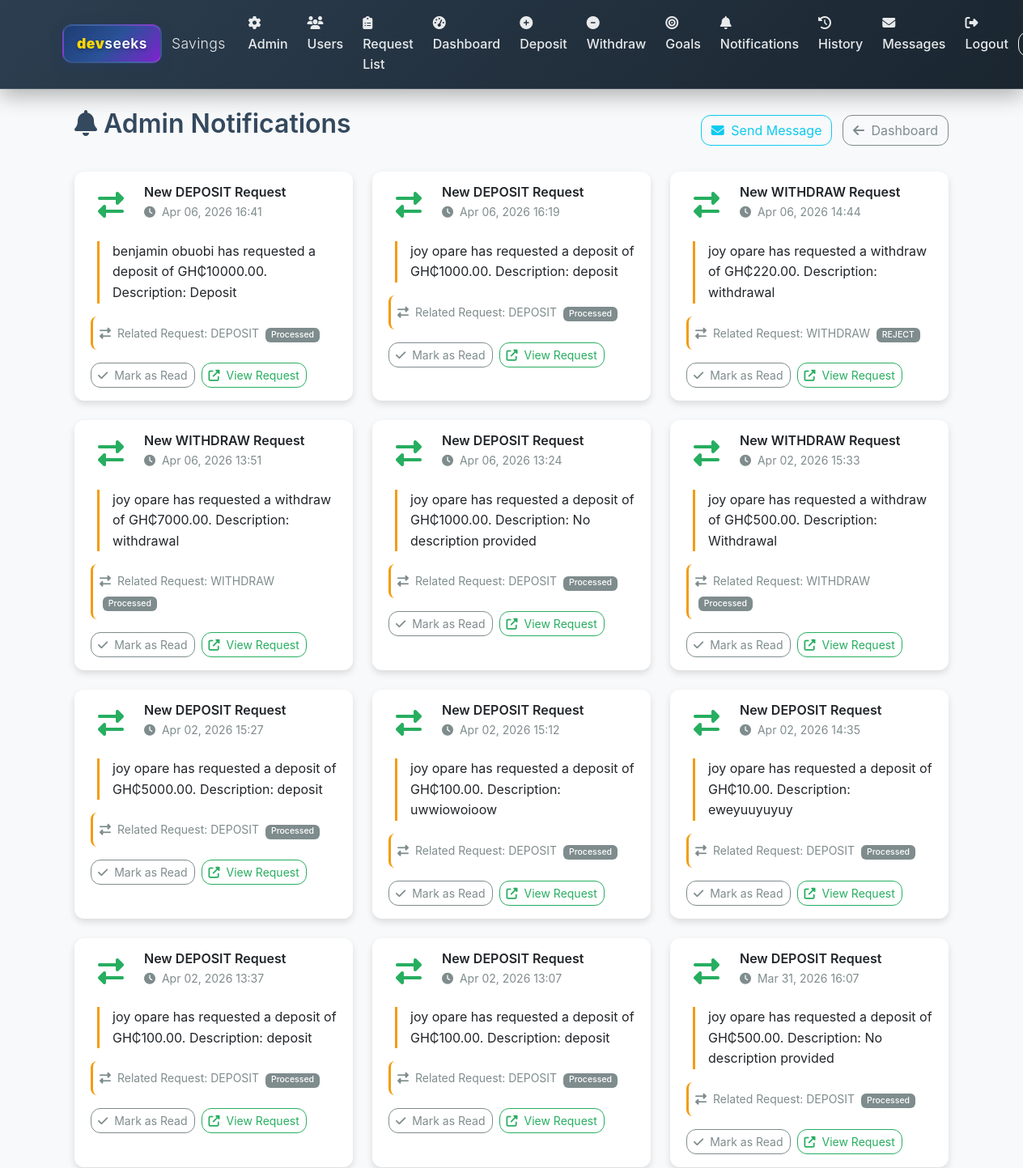
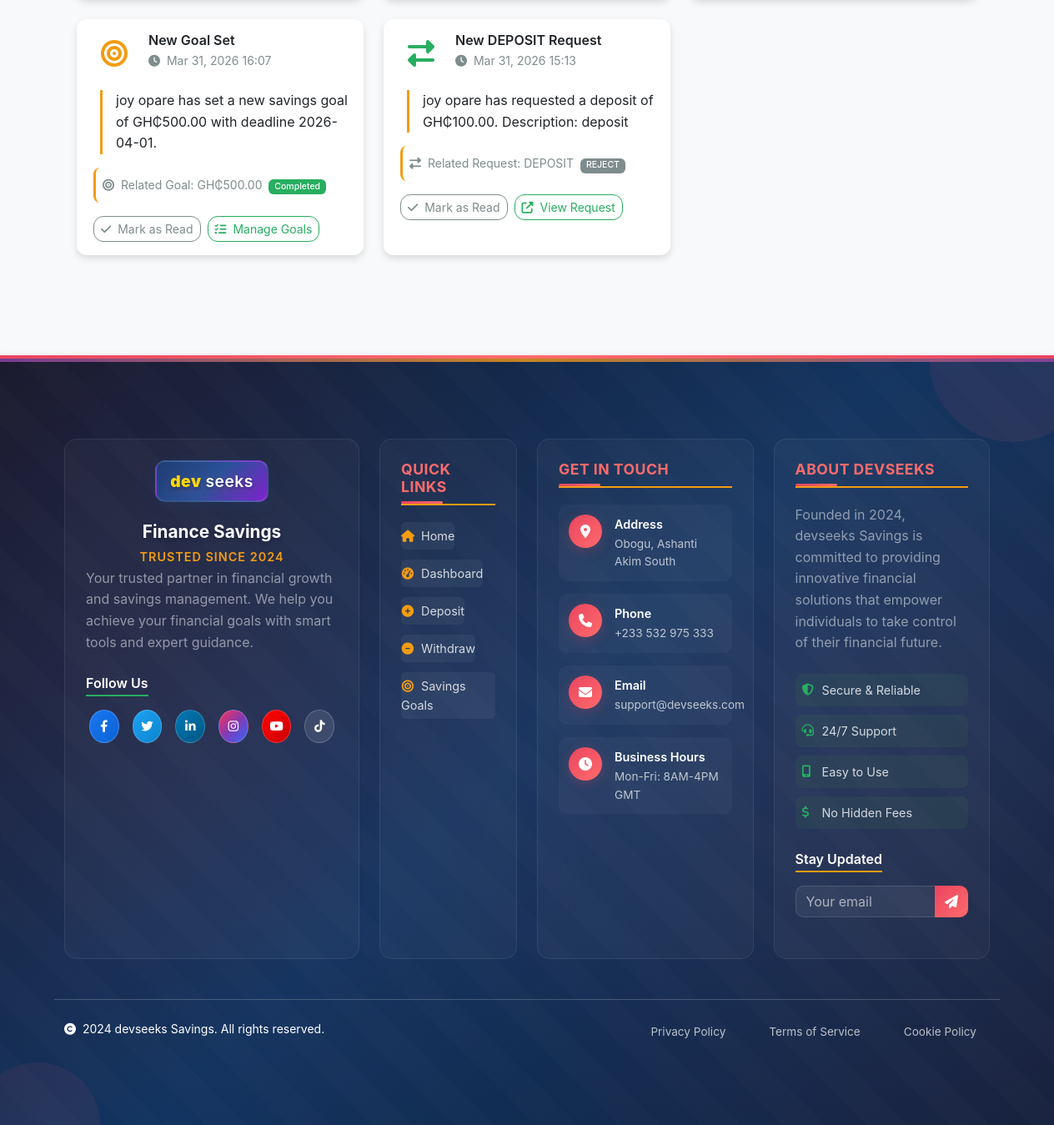
The page /accounts/notifications/ (signed in) on the database its author committed (2 pictures, top to bottom).
### accounts/models.py (models this page shows, shortened)
class AdminNotification(models.Model):
    user = models.ForeignKey(User, on_delete=models.CASCADE, related_name='notifications')
    title = models.CharField(max_length=200)
    message = models.TextField()
    is_read = models.BooleanField(default=False)
    created_at = models.DateTimeField(auto_now_add=True)
    related_request = models.ForeignKey('TransactionRequest', on_delete=models.CASCADE, null=True, blank=True)
    related_goal = models.ForeignKey('SavingsGoal', on_delete=models.CASCADE, null=True, blank=True)
    notification_type = models.CharField(max_length=20, default='REQUEST', choices=[
        ('REQUEST', 'Transaction Request'),
        ('GOAL', 'Goal Set'),
        ('SYSTEM', 'System Notification'),
    ])
    class Meta:
        ordering = ['-created_at']

class TransactionRequest(models.Model):
    REQUEST_TYPES = [
        ('DEPOSIT', 'Deposit'),
        ('WITHDRAW', 'Withdraw'),
    ]
    STATUS_CHOICES = [
        ('PENDING', 'Pending'),
        ('APPROVED', 'Approved'),
        ('REJECTED', 'Rejected'),
        ('PROCESSED', 'Processed'),
    ]
    user = models.ForeignKey(User, on_delete=models.CASCADE)
    request_type = models.CharField(max_length=10, choices=REQUEST_TYPES)
    amount = models.DecimalField(max_digits=10, decimal_places=2)
    description = models.TextField(blank=True)
    status = models.CharField(max_length=10, choices=STATUS_CHOICES, default='PENDING')
    created_at = models.DateTimeField(auto_now_add=True)
    processed_at = models.DateTimeField(null=True, blank=True)
    processed_by = models.ForeignKey(User, on_delete=models.SET_NULL, null=True, blank=True, related_name='processed_requests')
    admin_notes = models.TextField(blank=True)
    class Meta:
        ordering = ['-created_at']

class SavingsGoal(models.Model):
    user = models.ForeignKey(User, on_delete=models.CASCADE)
    goal_amount = models.DecimalField(max_digits=10, decimal_places=2)
    deadline = models.DateField()
    created_at = models.DateTimeField(auto_now_add=True)
    updated_at = models.DateTimeField(auto_now=True)
    is_completed = models.BooleanField(default=False)
    withdrawal_request_created = models.BooleanField(default=False)  # Track if withdrawal request was created
    class Meta:
        ordering = ['-created_at']

### accounts/views.py (the view)
# urls.py: path('notifications/', views.admin_notifications, name='admin_notifications'),
@login_required
def admin_notifications(request):
    if not request.user.is_staff:
        return render(request, 'accounts/access_denied.html')
    notifications = AdminNotification.objects.filter(user=request.user).order_by('-created_at')
    notifications.update(is_read=True)
    context = {
        'notifications': notifications,
    }
    return render(request, 'accounts/admin_notifications.html', context)

### templates/accounts/admin_notifications.html (shortened to what this page needs)
{% extends 'base.html' %}
{% block content %}
<div class="container mt-4">
    <div class="row">
        <div class="col-12">
            <div class="d-flex justify-content-between align-items-center mb-4">
                <h2><i class="fas fa-bell me-2"></i>Admin Notifications</h2>
                <div>
                    <a href="{% url 'send_message' %}" class="btn btn-outline-info me-2">
                        <i class="fas fa-envelope me-1"></i> Send Message
                    </a>
                    <a href="{% url 'admin_dashboard' %}" class="btn btn-outline-secondary">
                        <i class="fas fa-arrow-left me-1"></i> Dashboard
                    </a>
                </div>
            </div>
            {% if notifications %}
                <div class="row">
                    {% for notification in notifications %}
                        <div class="col-lg-6 col-xl-4 mb-4">
                            <div class="card h-100 admin-notification-card {% if not notification.is_read %}notification-unread{% endif %}">
                                <div class="card-body">
                                    <div class="d-flex align-items-start mb-3">
                                        <div class="notification-icon me-3">
                                            {% if notification.notification_type == 'REQUEST' %}
                                                <i class="fas fa-exchange-alt fa-2x text-primary"></i>
                                            {% elif notification.notification_type == 'GOAL' %}
                                                <i class="fas fa-bullseye fa-2x text-warning"></i>
                                            {% elif notification.notification_type == 'SYSTEM' %}
                                                <i class="fas fa-cog fa-2x text-info"></i>
                                            {% else %}
                                                <i class="fas fa-bell fa-2x text-secondary"></i>
                                            {% endif %}
                                        </div>
                                        <div class="flex-grow-1">
                                            <h6 class="card-title mb-1">
                                                {{ notification.title }}
                                            </h6>
                                            <p class="card-text text-muted small mb-2">
                                                <i class="fas fa-clock me-1"></i>
                                                {{ notification.created_at|date:"M d, Y H:i" }}
                                            </p>
                                        </div>
                                    </div>
                                    <div class="notification-content mb-3">
                                        <p class="card-text">{{ notification.message }}</p>
                                    </div>
                                    {% if notification.related_request %}
                                        <div class="notification-related mb-2">
                                            <small class="text-muted">
                                                <i class="fas fa-exchange-alt me-1"></i>
                                                Related Request: {{ notification.related_request.request_type }}
                                                <span class="badge bg-secondary ms-1">{{ notification.related_request.get_status_display }}</span>
                                            </small>
                                        </div>
                                    {% endif %}
                                    {% if notification.related_goal %}
                                        <div class="notification-related mb-2">
                                            <small class="text-muted">
                                                <i class="fas fa-bullseye me-1"></i>
                                                Related Goal: GH₵{{ notification.related_goal.goal_amount|floatformat:2 }}
                                                {% if notification.related_goal.is_completed %}
                                                    <span class="badge bg-success ms-1">Completed</span>
                                                {% else %}
                                                    <span class="badge bg-warning ms-1">In Progress</span>
                                                {% endif %}
                                            </small>
                                        </div>
                                    {% endif %}
                                    <div class="notification-actions mt-3">
                                        <button class="btn btn-sm btn-outline-secondary mark-read-btn" data-notification-id="{{ notification.id }}">
                                            <i class="fas fa-check me-1"></i>
                                            Mark as Read
                                        </button>
                                        {% if notification.related_request %}
                                            <a href="{% url 'process_request' notification.related_request.id %}" class="btn btn-sm btn-outline-primary">
                                                <i class="fas fa-external-link-alt me-1"></i>
                                                View Request
                                            </a>
                                        {% endif %}
                                        {% if notification.related_goal %}
                                            <a href="{% url 'goal_management' %}" class="btn btn-sm btn-outline-primary">
                                                <i class="fas fa-tasks me-1"></i>
                                                Manage Goals
                                            </a>
                                        {% endif %}
                                    </div>
                                </div>
                            </div>
                        </div>
                    {% endfor %}
                </div>
            {% endif %}
        </div>
    </div>
</div>
{% endblock %}

### static/css/colors.css (style rules this page uses)
:root { --primary-base: #f8f9fa; --primary-light: #ffffff; --primary-muted: #e9ecef; --secondary-dark: #2c3e50; --secondary-medium: #34495e; --secondary-light: #7f8c8d; --accent-primary: #27ae60; --accent-secondary: #f39c12; --accent-tertiary: #8e44ad; --success: #27ae60; --warning: #f39c12; --danger: #e74c3c; --info: #3498db; --gradient-primary: linear-gradient(135deg, var(--secondary-dark), var(--secondary-medium)); --gradient-accent: linear-gradient(135deg, var(--accent-primary), var(--accent-secondary)); --gradient-header: linear-gradient(135deg, var(--secondary-dark), #1a252f); --shadow-sm: 0 2px 4px rgba(0,0,0,0.08); --shadow-md: 0 4px 8px rgba(0,0,0,0.12); --shadow-lg: 0 8px 16px rgba(0,0,0,0.16); --border-radius-sm: 0.375rem; --border-radius-md: 0.5rem; --border-radius-lg: 0.75rem; --spacing-xs: 0.25rem; --spacing-sm: 0.5rem; --spacing-md: 1rem; --spacing-lg: 1.5rem; --spacing-xl: 3rem; --breakpoint-xs: 0; --breakpoint-sm: 576px; --breakpoint-md: 768px; --breakpoint-lg: 992px; --breakpoint-xl: 1200px; --breakpoint-xxl: 1400px; }
body { background-color: var(--primary-base); color: var(--secondary-medium); font-family: -apple-system, BlinkMacSystemFont, 'Segoe UI', Roboto, 'Helvetica Neue', Arial, sans-serif; line-height: 1.6; margin: 0; padding: 0; overflow-x: hidden; }
.container { max-width: 100%; padding: 0 15px; margin: 0 auto; }
@media (min-width: 576px) { .container { max-width: 540px; } }
@media (min-width: 768px) { .container { max-width: 720px; } }
@media (min-width: 992px) { .container { max-width: 960px; } }
@media (min-width: 1200px) { .container { max-width: 1140px; } }
h1, h2, h3, h4, h5, h6 { font-weight: 600; line-height: 1.2; margin-bottom: 1rem; }
h2 { font-size: 2rem; }
h6 { font-size: 1rem; }
.card { background-color: var(--primary-light); border: none; border-radius: var(--border-radius-lg); box-shadow: var(--shadow-md); transition: all 0.3s ease; }
.btn-outline-primary { border-color: var(--accent-primary); color: var(--accent-primary); }
.btn-outline-secondary { border-color: var(--secondary-light); color: var(--secondary-light); }
.badge { border-radius: var(--border-radius-sm); font-weight: 500; }
.badge.bg-success { background-color: var(--accent-primary) !important; }
.badge.bg-secondary { background-color: var(--secondary-light) !important; }
.text-primary { color: var(--accent-primary) !important; }
.text-warning { color: var(--accent-secondary) !important; }
.text-muted { color: var(--secondary-light) !important; }
.bg-secondary { background-color: var(--secondary-light) !important; }
.bg-success { background-color: var(--accent-primary) !important; }

### static/css/custom.css (style rules this page uses)
.card { position: relative; z-index: 1 !important; }
.card, .btn, .table, .alert, .progress, .balance-display { position: relative; z-index: 1 !important; }
.card { z-index: 1 !important; }
.btn, .table, .alert, .progress, .balance-display { z-index: 1 !important; }
main, .card, .btn, .table, .alert, .progress, .balance-display { z-index: 1 !important; position: relative !important; }
.card { transition: transform 0.2s ease, box-shadow 0.2s ease; }
.btn { transition: all 0.2s ease; }
html, body { height: 100%; }
body { text-rendering: optimizeLegibility; -webkit-font-smoothing: antialiased; -moz-osx-font-smoothing: grayscale; }
.btn { border-radius: 12px; }

### static/css/dropdown-fix.css (style rules this page uses)
main, .card, .btn, .table, .alert, .progress, .balance-display, .jumbotron { position: relative; z-index: 1; }

### static/css/modal-fix.css (style rules this page uses)
body { backdrop-filter: none !important; }
main, .content, .container, .container-fluid { position: relative; z-index: 1; }

### static/css/admin-approval.css (style rules this page uses)
:root { --primary-base: #f8f9fa; --primary-light: #ffffff; --primary-muted: #e9ecef; --secondary-dark: #2c3e50; --secondary-medium: #34495e; --secondary-light: #7f8c8d; --accent-primary: #27ae60; --accent-secondary: #f39c12; --accent-tertiary: #8e44ad; --success: #27ae60; --warning: #f39c12; --danger: #e74c3c; --info: #3498db; }
.text-muted { color: var(--secondary-light) !important; }

### rows shown on the page
AdminNotification: notification_type "REQUEST" (drawn), title "New DEPOSIT Request", created_at "Apr 06, 2026 16:41", message "benjamin obuobi has requested a deposit of GH₵10000.00. Description: Deposit", related_request.request_type "DEPOSIT", related_request.status "Processed", shows "View Request"
AdminNotification: notification_type "REQUEST" (drawn), title "New DEPOSIT Request", created_at "Apr 06, 2026 16:19", message "joy opare has requested a deposit of GH₵1000.00. Description: deposit", related_request.request_type "DEPOSIT", related_request.status "Processed", shows "View Request"
AdminNotification: notification_type "REQUEST" (drawn), title "New WITHDRAW Request", created_at "Apr 06, 2026 14:44", message "joy opare has requested a withdraw of GH₵220.00. Description: withdrawal", related_request.request_type "WITHDRAW", related_request.status "REJECT", shows "View Request"
AdminNotification: notification_type "REQUEST" (drawn), title "New WITHDRAW Request", created_at "Apr 06, 2026 13:51", message "joy opare has requested a withdraw of GH₵7000.00. Description: withdrawal", related_request.request_type "WITHDRAW", related_request.status "Processed", shows "View Request"
AdminNotification: notification_type "REQUEST" (drawn), title "New DEPOSIT Request", created_at "Apr 06, 2026 13:24", message "joy opare has requested a deposit of GH₵1000.00. Description: No description provided", related_request.request_type "DEPOSIT", related_request.status "Processed", shows "View Request"
AdminNotification: notification_type "REQUEST" (drawn), title "New WITHDRAW Request", created_at "Apr 02, 2026 15:33", message "joy opare has requested a withdraw of GH₵500.00. Description: Withdrawal", related_request.request_type "WITHDRAW", related_request.status "Processed", shows "View Request"
AdminNotification: notification_type "REQUEST" (drawn), title "New DEPOSIT Request", created_at "Apr 02, 2026 15:27", message "joy opare has requested a deposit of GH₵5000.00. Description: deposit", related_request.request_type "DEPOSIT", related_request.status "Processed", shows "View Request"
AdminNotification: notification_type "REQUEST" (drawn), title "New DEPOSIT Request", created_at "Apr 02, 2026 15:12", message "joy opare has requested a deposit of GH₵100.00. Description: uwwiowoioow", related_request.request_type "DEPOSIT", related_request.status "Processed", shows "View Request"
AdminNotification: notification_type "REQUEST" (drawn), title "New DEPOSIT Request", created_at "Apr 02, 2026 14:35", message "joy opare has requested a deposit of GH₵10.00. Description: eweyuuyuyuy", related_request.request_type "DEPOSIT", related_request.status "Processed", shows "View Request"
AdminNotification: notification_type "REQUEST" (drawn), title "New DEPOSIT Request", created_at "Apr 02, 2026 13:37", message "joy opare has requested a deposit of GH₵100.00. Description: deposit", related_request.request_type "DEPOSIT", related_request.status "Processed", shows "View Request"
AdminNotification: notification_type "REQUEST" (drawn), title "New DEPOSIT Request", created_at "Apr 02, 2026 13:07", message "joy opare has requested a deposit of GH₵100.00. Description: deposit", related_request.request_type "DEPOSIT", related_request.status "Processed", shows "View Request"
AdminNotification: notification_type "REQUEST" (drawn), title "New DEPOSIT Request", created_at "Mar 31, 2026 16:07", message "joy opare has requested a deposit of GH₵500.00. Description: No description provided", related_request.request_type "DEPOSIT", related_request.status "Processed", shows "View Request"
AdminNotification: notification_type "GOAL" (drawn), title "New Goal Set", created_at "Mar 31, 2026 16:07", message "joy opare has set a new savings goal of GH₵500.00 with deadline 2026-04-01.", related_goal.goal_amount "500.00", shows "Completed", shows "Manage Goals"
AdminNotification: notification_type "REQUEST" (drawn), title "New DEPOSIT Request", created_at "Mar 31, 2026 15:13", message "joy opare has requested a deposit of GH₵100.00. Description: deposit", related_request.request_type "DEPOSIT", related_request.status "REJECT", shows "View Request"
